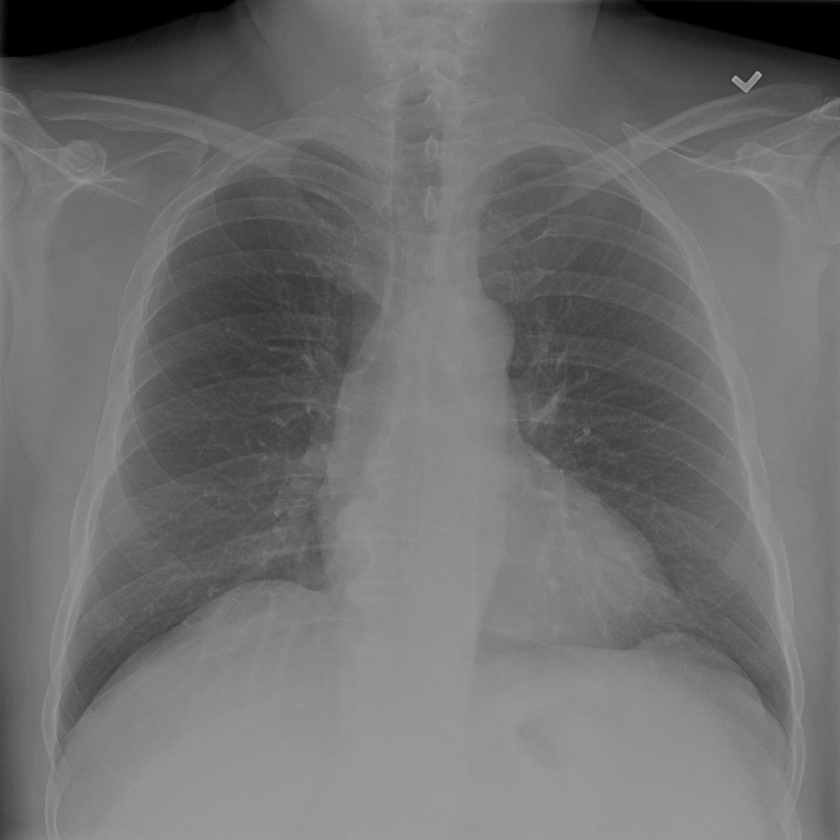
#> input picture atividade/sala/aula_2/imgs/contrast_00000109_005.png, 840 x 840 px, shrunk from 1024 x 1024 before the run
$ python code4.py
#> lines starting #> are read from the running program, lines starting #| are printed output that depends on the picture
import matplotlib.pyplot as plt
from atividade.sala.src.pdi_utils import show_image, load_chest_ray_x
import cv2
from skimage import exposure
from skimage.color import rgb2gray


chest_xray_image = cv2.imread('imgs/contrast_00000109_005.png')
#> chest_xray_image is the input picture: shape (840, 840, 3); min 0, max 176, mean 111.3
chest_gray = cv2.cvtColor(chest_xray_image, cv2.COLOR_BGR2GRAY)

show_image(chest_gray, 'Original x-ray')
#> (this line was passed over: atividade is not available in this run)
plt.title('Histogram of image')
plt.hist(chest_gray.ravel(), bins=255)
plt.show()
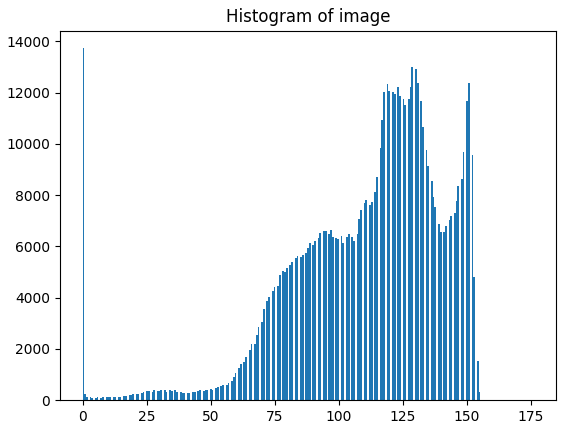
#> figure drawn by matplotlib, 1 panel; tallest bar 13736 high, from x = 5.55e-17 to 0.69

# Use histogram equalization to improve the contrast
#xray_image_eq = cv2.equalizeHist(chest_gray)
xray_image_eq = exposure.equalize_hist(chest_gray)
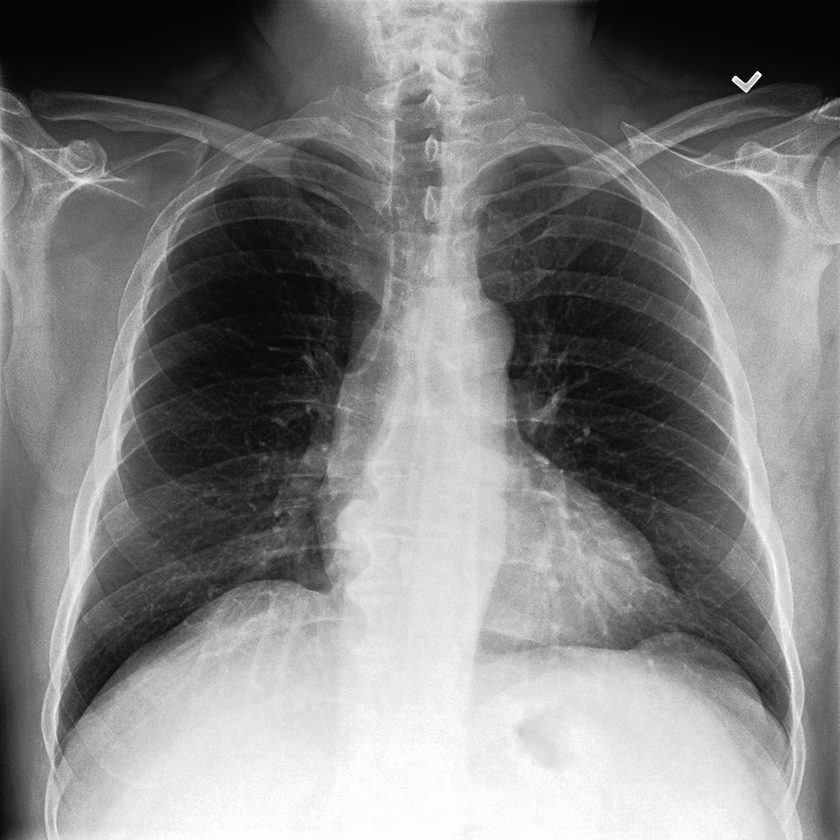
#> xray_image_eq: shape (840, 840) float64; min 0.0195, max 1, mean 0.506

# Show the resulting image
show_image(xray_image_eq, 'Resulting image')
#> (this line was passed over: atividade is not available in this run)

# Show the histogram equalized
plt.hist(xray_image_eq.ravel(), bins=300)
plt.show()
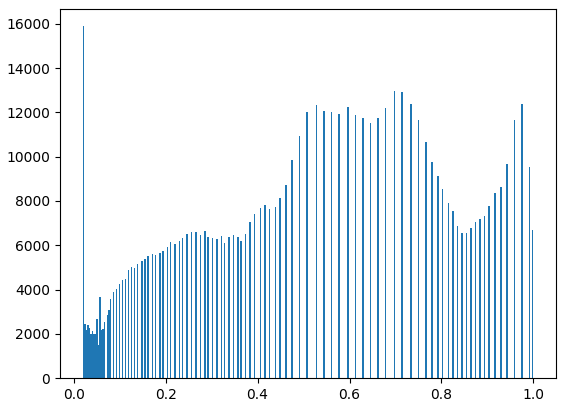
#> figure drawn by matplotlib, 1 panel; tallest bar 15891 high, from x = 0.0195 to 0.0227

$ run again, with atividade/sala/aula_2/imgs/coffee_original.png copied over atividade/sala/aula_2/imgs/contrast_00000109_005.png
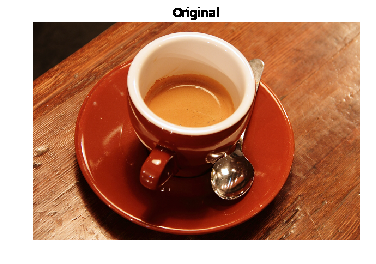
#> input picture atividade/sala/aula_2/imgs/coffee_original.png, 376 x 264 px
#> chest_xray_image is the input picture: shape (264, 376, 3); mean B, G, R 108.2, 132.8, 185.1
#> `xray_image_eq = exposure.equalize_hist(chest_gray)`:
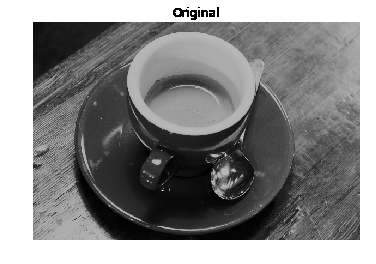
#> xray_image_eq: shape (264, 376) float64; min 0.00258, max 1, mean 0.54
#> `plt.show()`:
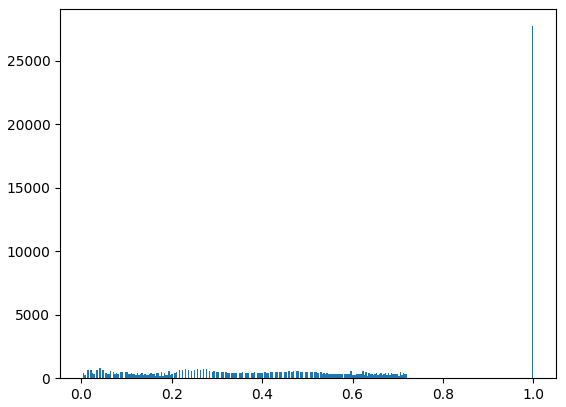
#> figure drawn by matplotlib, 1 panel; tallest bar 27724 high, from x = 0.997 to 1
